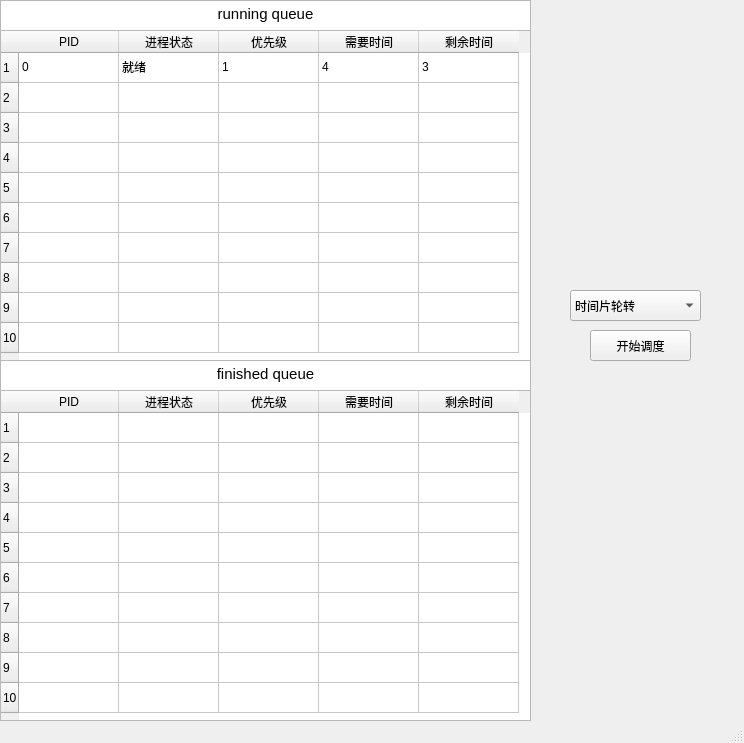
<?xml version="1.0" encoding="UTF-8"?>
<ui version="4.0">
 <class>MainWindow</class>
 <widget class="QMainWindow" name="MainWindow">
  <property name="geometry">
   <rect>
    <x>0</x>
    <y>0</y>
    <width>744</width>
    <height>743</height>
   </rect>
  </property>
  <property name="windowTitle">
   <string>MainWindow</string>
  </property>
  <widget class="QWidget" name="centralwidget">
   <widget class="QComboBox" name="btn_method">
    <property name="geometry">
     <rect>
      <x>570</x>
      <y>290</y>
      <width>131</width>
      <height>31</height>
     </rect>
    </property>
    <item>
     <property name="text">
      <string>时间片轮转</string>
     </property>
    </item>
    <item>
     <property name="text">
      <string>优先级</string>
     </property>
    </item>
    <item>
     <property name="text">
      <string>最短进程优先</string>
     </property>
    </item>
    <item>
     <property name="text">
      <string>最短剩余时间</string>
     </property>
    </item>
   </widget>
   <widget class="QPushButton" name="btn_start">
    <property name="geometry">
     <rect>
      <x>590</x>
      <y>330</y>
      <width>101</width>
      <height>31</height>
     </rect>
    </property>
    <property name="text">
     <string>开始调度</string>
    </property>
   </widget>
   <widget class="QTableWidget" name="finished_table">
    <property name="geometry">
     <rect>
      <x>0</x>
      <y>390</y>
      <width>531</width>
      <height>331</height>
     </rect>
    </property>
    <property name="rowCount">
     <number>10</number>
    </property>
    <property name="columnCount">
     <number>5</number>
    </property>
    <row/>
    <row/>
    <row/>
    <row/>
    <row/>
    <row/>
    <row/>
    <row/>
    <row/>
    <row/>
    <column>
     <property name="text">
      <string>PID</string>
     </property>
    </column>
    <column>
     <property name="text">
      <string>进程状态</string>
     </property>
    </column>
    <column>
     <property name="text">
      <string>优先级</string>
     </property>
    </column>
    <column>
     <property name="text">
      <string>需要时间</string>
     </property>
    </column>
    <column>
     <property name="text">
      <string>剩余时间</string>
     </property>
    </column>
   </widget>
   <widget class="QTableWidget" name="running_table">
    <property name="geometry">
     <rect>
      <x>0</x>
      <y>30</y>
      <width>531</width>
      <height>331</height>
     </rect>
    </property>
    <property name="rowCount">
     <number>10</number>
    </property>
    <property name="columnCount">
     <number>5</number>
    </property>
    <row/>
    <row/>
    <row/>
    <row/>
    <row/>
    <row/>
    <row/>
    <row/>
    <row/>
    <row/>
    <column>
     <property name="text">
      <string>PID</string>
     </property>
    </column>
    <column>
     <property name="text">
      <string>进程状态</string>
     </property>
    </column>
    <column>
     <property name="text">
      <string>优先级</string>
     </property>
    </column>
    <column>
     <property name="text">
      <string>需要时间</string>
     </property>
    </column>
    <column>
     <property name="text">
      <string>剩余时间</string>
     </property>
    </column>
    <item row="0" column="0">
     <property name="text">
      <string>0</string>
     </property>
    </item>
    <item row="0" column="1">
     <property name="text">
      <string>就绪</string>
     </property>
    </item>
    <item row="0" column="2">
     <property name="text">
      <string>1</string>
     </property>
    </item>
    <item row="0" column="3">
     <property name="text">
      <string>4</string>
     </property>
    </item>
    <item row="0" column="4">
     <property name="text">
      <string>3</string>
     </property>
    </item>
   </widget>
   <widget class="QTextEdit" name="textEdit">
    <property name="geometry">
     <rect>
      <x>0</x>
      <y>0</y>
      <width>531</width>
      <height>192</height>
     </rect>
    </property>
    <property name="html">
     <string>&lt;!DOCTYPE HTML PUBLIC &quot;-//W3C//DTD HTML 4.0//EN&quot; &quot;http://www.w3.org/TR/REC-html40/strict.dtd&quot;&gt;
&lt;html&gt;&lt;head&gt;&lt;meta name=&quot;qrichtext&quot; content=&quot;1&quot; /&gt;&lt;style type=&quot;text/css&quot;&gt;
p, li { white-space: pre-wrap; }
&lt;/style&gt;&lt;/head&gt;&lt;body style=&quot; font-family:'Ubuntu'; font-size:11pt; font-weight:400; font-style:normal;&quot;&gt;
&lt;p align=&quot;center&quot; style=&quot; margin-top:0px; margin-bottom:0px; margin-left:0px; margin-right:0px; -qt-block-indent:0; text-indent:0px;&quot;&gt;running queue&lt;/p&gt;&lt;/body&gt;&lt;/html&gt;</string>
    </property>
   </widget>
   <widget class="QTextEdit" name="textEdit_2">
    <property name="geometry">
     <rect>
      <x>0</x>
      <y>360</y>
      <width>531</width>
      <height>192</height>
     </rect>
    </property>
    <property name="html">
     <string>&lt;!DOCTYPE HTML PUBLIC &quot;-//W3C//DTD HTML 4.0//EN&quot; &quot;http://www.w3.org/TR/REC-html40/strict.dtd&quot;&gt;
&lt;html&gt;&lt;head&gt;&lt;meta name=&quot;qrichtext&quot; content=&quot;1&quot; /&gt;&lt;style type=&quot;text/css&quot;&gt;
p, li { white-space: pre-wrap; }
&lt;/style&gt;&lt;/head&gt;&lt;body style=&quot; font-family:'Ubuntu'; font-size:11pt; font-weight:400; font-style:normal;&quot;&gt;
&lt;p align=&quot;center&quot; style=&quot; margin-top:0px; margin-bottom:0px; margin-left:0px; margin-right:0px; -qt-block-indent:0; text-indent:0px;&quot;&gt;finished queue&lt;/p&gt;&lt;/body&gt;&lt;/html&gt;</string>
    </property>
   </widget>
   <zorder>textEdit_2</zorder>
   <zorder>textEdit</zorder>
   <zorder>btn_method</zorder>
   <zorder>btn_start</zorder>
   <zorder>finished_table</zorder>
   <zorder>running_table</zorder>
  </widget>
  <widget class="QStatusBar" name="statusbar"/>
 </widget>
 <resources/>
 <connections/>
</ui>
